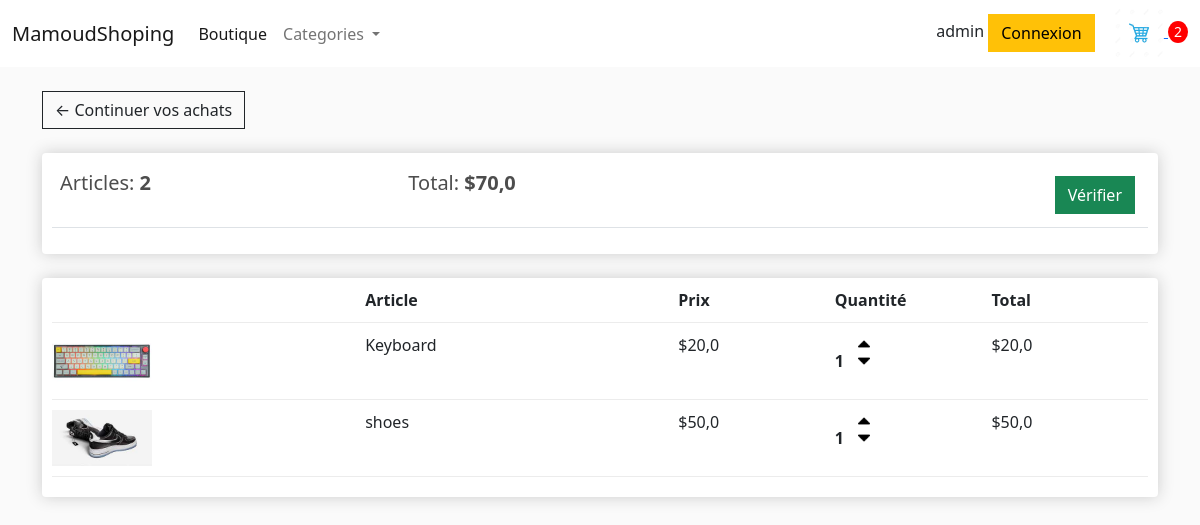
/panier (signed in), run on an earlier commit of the app's database.
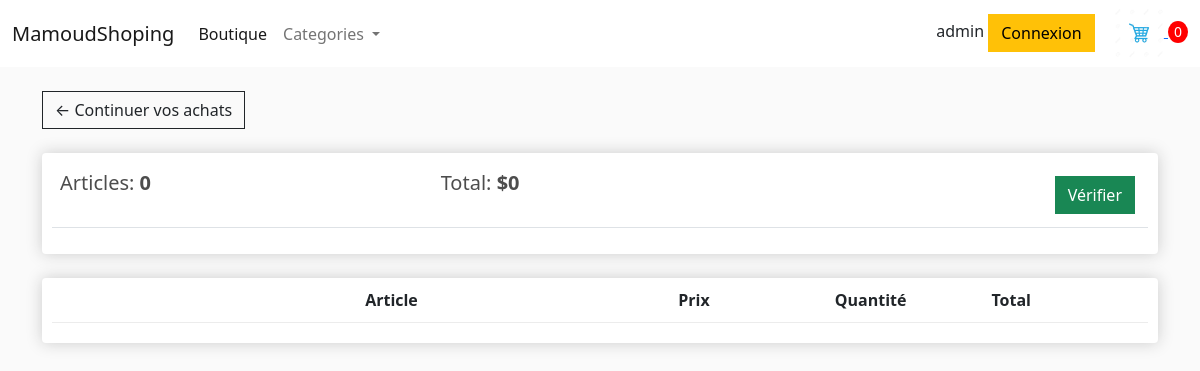
And on a later commit of the database.
### shop/models.py (models this page shows, shortened)
class Commande(models.Model):
    client = models.ForeignKey(Client, on_delete=models.SET_NULL, blank=True, null=True)
    date_commande = models.DateTimeField(auto_now_add=True)
    complete = models.BooleanField(default=False, null=True, blank=True)
    transaction_id = models.CharField(max_length=200, null=True, blank=True)
    status = models.CharField(max_length=200, null=True, blank=True)
    total_trans = models.DecimalField(max_digits=10, decimal_places=2, null=True, blank=True)
    @ property
    def get_panier_total(self):
        articles = self.commandearticle_set.all()
        total = sum(article.get_total for article in articles)
        return total
    @property
    def get_panier_article(self):
        articles = self.commandearticle_set.all()
        total = sum(article.quantite for article in articles)
        return total

class CommandeArticle(models.Model):
    produit = models.ForeignKey(Produit, on_delete=models.SET_NULL, blank=True, null=True)
    commande = models.ForeignKey(Commande, on_delete=models.SET_NULL, blank=True, null=True)
    quantite = models.IntegerField(default=0, null=True, blank=True)
    date_added = models.DateTimeField(auto_now_add=True)
    @property
    def get_total(self):
        total = self.produit.price * self.quantite
        return total

class Produit(models.Model):
    categorie = models.ForeignKey(Category, on_delete=models.SET_NULL, blank=True, null=True)
    name = models.CharField(max_length=100, null=True)
    price = models.FloatField()
    digital = models.BooleanField(default=False, null=True, blank=True)
    image = models.ImageField(upload_to= 'shop', null=True, blank=True)
    date_ajout = models.DateTimeField(auto_now_add=True)
    class Meta:
        ordering = ['-date_ajout']
    @property
    def imageUrl(self):
        try:
            url = self.image.url
        except:
            url = ''
        return url

### shop/views.py (the view)
# urls.py: path('panier', views.panier, name='panier'),
def panier(request, *args, **kwargs):
    data = data_cookie(request)
    articles = data['articles']
    commande = data['commande']
    nombre_article = data['nombre_article']
    context = {
        'articles': articles,
        'commande': commande,
        'nombre_article':nombre_article
    }
    return render(request, 'shop/panier.html', context)

### shop/utiles.py (called while the page is built)
def data_cookie(request):
    if request.user.is_authenticated:
        client = request.user.client
        commande, created = Commande.objects.get_or_create(client=client, complete=False)
        articles = commande.commandearticle_set.all()
        nombre_article = commande.get_panier_article
    else:
       cookie_panier = panier_cookie(request)
       articles = cookie_panier['articles']
       commande = cookie_panier['commande']
       nombre_article = cookie_panier['nombre_article']
    context = {
        'articles': articles,
        'commande': commande,
        'nombre_article':nombre_article
    }
    return context

### templates/shop/panier.html
{% extends "base.html"%}
{% load static %}
{% block content %}
<br>
<div class="row">
    <div class="col-lg-12">
        <a class="btn btn-outline-dark" href="{% url 'shop:shop' %}">&#x2190; Continuer vos achats</a>
        <br><br>
        <div class="box-element">
            <table class="table">
                <tr>
                    <th><h5>Articles: <strong>{{commande.get_panier_article}}</strong></h5></th>
                    <th><h5>Total: <strong>${{commande.get_panier_total}}</strong></h5></th>
                    <th>
                        <a style="float: right; margin:5px" href="{% url 'shop:commande' %}" class="btn btn-success">Vérifier</a>
                    </th>
                </tr>
            </table>
        </div>
        <br>
        <div class="box-element">
            <div class="panier-row">
                <div style="flex:2"></div>
                <div style="flex:2"><strong>Article</strong></div>
                <div style="flex:1"><strong>Prix</strong></div>
                <div style="flex:1"><strong>Quantité</strong></div>
                <div style="flex:1"><strong>Total</strong></div>
            </div>
            {% for article in articles %}
                <div class="panier-row">
                    <div style="flex:2"><img class="row-image" src="{{article.produit.imageUrl}}" alt=""></div>
                    <div style="flex:2">{{ article.produit.name }}</div>
                    <div style="flex:1">${{ article.produit.price }}</div>
                    <div style="flex:1">
                        <p class="quantite">{{article.quantite }}</p>
                        <div class="quantite">
                            <img class="chg-quantite update-panier"  data-produit = {{article.produit.pk}}
                              data-action = "add" src="{% static 'images/arrow-up.png' %}" alt="">
                            <img class="chg-quantite update-panier" data-produit = {{article.produit.pk}}
                            data-action = "remove"  src="{% static 'images/arrow-down.png' %}" alt="">
                        </div>
                    </div>
                    <div style="flex:1">${{article.get_total}}</div>
                </div>
            {% endfor %}
        </div>
    </div>
</div>
{% endblock content %}

### templates/base.html (shortened to what this page needs)
{% load static %}
<!DOCTYPE html>
<html lang="en">
  <head>
    <link href="https://cdn.jsdelivr.net/npm/bootstrap@5.2.2/dist/css/bootstrap.min.css" rel="stylesheet"
>
    <link rel="stylesheet" type="text/css" href="{% static 'css/main.css' %}">
  </head>
  <body>
    <nav class="navbar navbar-expand-lg bg-white">
      <div class="container-fluid">
        <a class="navbar-brand" href="{% url 'shop:shop' %}">MamoudShoping</a>
        <div class="collapse navbar-collapse" id="navbarSupportedContent">
          <ul class="navbar-nav me-auto mb-2 mb-lg-0">
            <li class="nav-item">
              <a class="nav-link active" aria-current="page" href="{% url 'shop:shop' %}">Boutique</a>
            </li>
            <li class="nav-item dropdown">
              <a class="nav-link dropdown-toggle" href="#" role="button" data-bs-toggle="dropdown" aria-expanded="false">
                Categories
              </a>
            </li>
          </ul>
          <div class="form-inline my-2 my-lg-0">
            {{request.user}}
            <a href="#" class="btn btn-warning">Connexion</a>
            <a href="{% url 'shop:panier' %}">
              <img id="icon-panier" src="{% static 'images/panier.png' %}" alt="">
            </a>
            <p id="total-panier">{{ nombre_article }}</p>
          </div>
        </div>
      </div>
    </nav>
    <div class="container">
      {% block content %}
      {% endblock content %}
    </div>
  </body>
</html>

What changed in the data, as far as the page shows it:
no longer on this page (row edited): Commande: get_panier_article "2", get_panier_total "70,0"
removed CommandeArticle: produit.imageUrl (picture), produit.name "Keyboard", produit.price "20,0", quantite "1", get_total "20,0"
removed CommandeArticle: produit.imageUrl (picture), produit.name "shoes", produit.price "50,0", quantite "1", get_total "50,0"
added Commande: get_panier_article "0", get_panier_total "0"
Also different on the page:
{{ nombre_article }}: "2" → "0"
